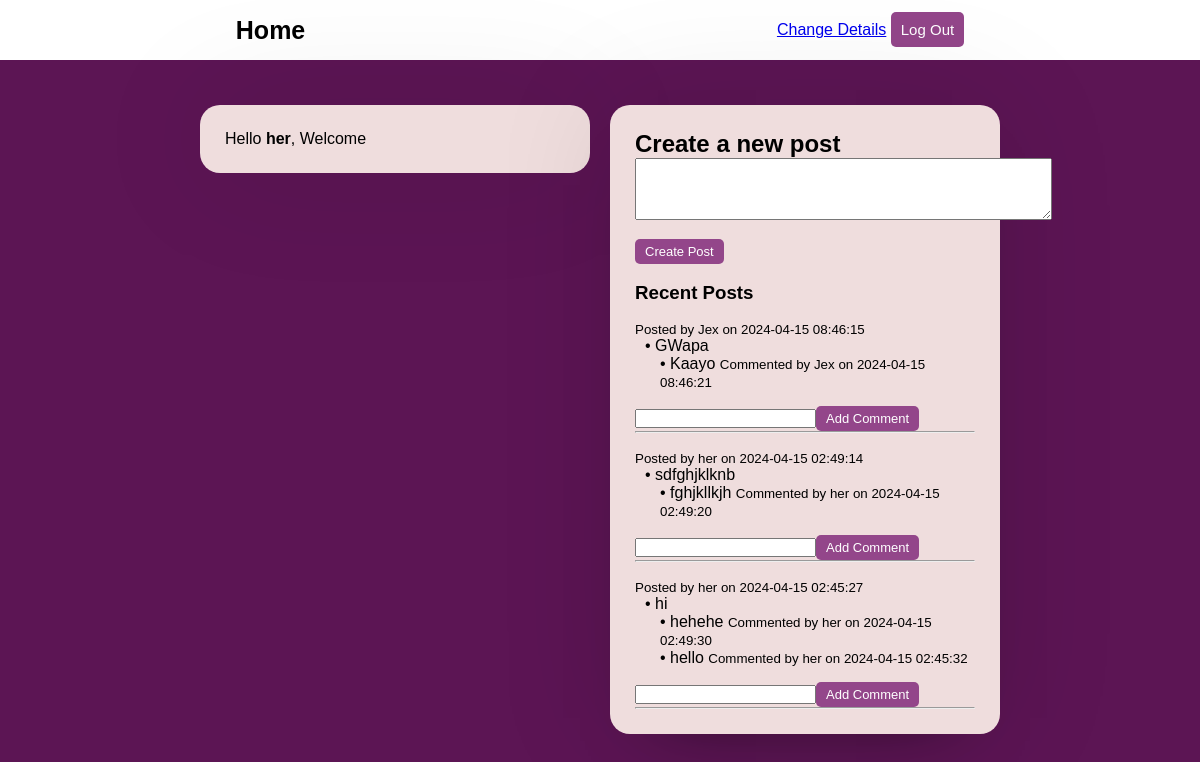
The app's page /home.php (signed in) with its own data.
### tables this page shows
CREATE TABLE `users` (
  `id` int(6) NOT NULL,
  `username` varchar(50) NOT NULL,
  `email` varchar(50) NOT NULL,
  `password` varchar(255) NOT NULL,
  `created_at` timestamp NOT NULL DEFAULT current_timestamp()
);

CREATE TABLE `posts` (
  `id` int(6) NOT NULL,
  `user_id` int(6) NOT NULL,
  `content` text DEFAULT NULL,
  `created_at` timestamp NOT NULL DEFAULT current_timestamp()
);

CREATE TABLE `comments` (
  `id` int(6) UNSIGNED NOT NULL,
  `post_id` int(6) NOT NULL,
  `user_id` int(6) NOT NULL,
  `content` text DEFAULT NULL,
  `created_at` timestamp NOT NULL DEFAULT current_timestamp()
);

### home.php (the view, shortened to what this page needs)
<?php
include("php/config.php");
$sql = "SELECT posts.*, users.username AS username FROM posts INNER JOIN users ON posts.user_id = users.id ORDER BY posts.created_at DESC";
$result = $conn->query($sql);
?>
<!DOCTYPE html>
<html>
<head>
    <link rel="stylesheet" href="style/style.css">
</head>
<body>
    <div class="nav">
        <div class="logo">
            <p>Home</p>
        </div>
        <div class="right-links">
            <?php
            if(isset($_SESSION['user_id'])) {
                $user_id = $_SESSION['user_id'];
                $query = mysqli_query($conn, "SELECT * FROM users WHERE id = $user_id");
                if ($query) {
                    while ($row = mysqli_fetch_assoc($query)) {
                        $res_username = $row['username'];
                        $res_id = $row['id'];
                    }
                    echo "<a href='change.php?Id=$res_id'>Change Details</a>";
                }
            }
            ?>
            <a href="php/logout.php"><button class="btn">Log Out</button></a>
        </div>
    </div>
    <main class="flex-container">
        <div class="main-box top">
            <div class="top">
                <div class="box">
                    <p>Hello <b><?php echo $res_username ?></b>, Welcome</p>
                </div>
            </div>
        </div>
        <div class="main-box bottom">
        <div class="bottom">
        <div class="box">
            <h2>Create a new post</h2>
            <form method="POST" action="<?php echo $_SERVER["PHP_SELF"]; ?>">
                <textarea name="content" rows="4" cols="50"></textarea><br>
                <input type="submit" class = "primary_btn" value="Create Post">
            </form>
            <br>
            <h3>Recent Posts</h3>
            <?php
            if ($result->num_rows > 0) {
                while ($row = $result->fetch_assoc()) {
                    $post_id = $row["id"];
                    $post_content = $row["content"];
                    $post_date = $row["created_at"];
                    $username = $row["username"];
                    echo "<br>";
                    echo "<small>Posted by $username on $post_date</small>";
                    echo "<div class='post-content'>";
                    echo "<p> • $post_content</p>";
                    echo "</div>";
                    $sql_comments = "SELECT comments.*, users.username AS comment_username
                                    FROM comments INNER JOIN users ON comments.user_id = users.id
                                    WHERE comments.post_id = $post_id ORDER BY comments.created_at DESC";
                    $comments_result = $conn->query($sql_comments);
                    if ($comments_result->num_rows > 0) {
                        echo "<ul>";
                        while ($comment = $comments_result->fetch_assoc()) {
                            $comment_content = $comment["content"];
                            $comment_date = $comment["created_at"];
                            $comment_username = $comment["comment_username"];
                            echo "<div class='comment-content'>";
                            echo "<p> • $comment_content <small>Commented by $comment_username on $comment_date</small></p>";
                            echo "</div>";
                        }
                        echo "</ul>";
                    }
                    echo "<form method='POST' action='{$_SERVER["PHP_SELF"]}'>";
                    echo "<input type='text' name='comment'>";
                    echo "<input type='submit' class = 'primary_btn' value='Add Comment'>";
                    echo "</form>";
                    echo "<hr>";
                }
            } else {
                echo "No posts found.";
            }
            ?>
            </div>
            </div>
        </div>
    </main>
</body>
</html>

### style/style.css (style rules this page uses)
* { padding: 0; margin: 0; box-sizing: border-box; font-family: 'Poppins', sans-serif; }
body { background: #5c1554; }
.box { background: #efdddd; display: flex; flex-direction: column; padding: 25px 25px; border-radius: 20px; box-shadow: 0 0 128px 0 rgba(0,0,0,0.1), 0 32px 64px -48px rgba(0,0,0,0.5); }
.btn { height: 35px; background: #93468a; border: 0; border-radius: 5px; color: #fff; font-size: 15px; cursor: pointer; transition: all .3s; margin-top: 10px; padding: 0px 10px; }
.primary_btn { height: 25px; background: #93468a; border: 0; border-radius: 5px; color: #fff; font-size: 13px; cursor: pointer; transition: all .3s; margin-top: 15px; padding: 0px 10px; }
.nav { background: #fff; display: flex; flex-direction: row; justify-content: space-around; line-height: 60px; z-index: 100; }
.logo { font-size: 25px; font-weight: 900; }
main { display: flex; align-items: flex-start; justify-content: center; margin-top: 35px; }
.main-box { display: flex; flex-direction: column; width: 50%; margin: 0 auto; }
.main-box .top { display: inline; flex-direction: column; justify-content: space-around; }
.top .box { margin-top: 10px; margin-right: 10px; margin-bottom: 15px; margin-left: 200px; }
.bottom .box { margin-top: 10px; margin-right: 200px; margin-bottom: 15px; margin-left: 10px; }
.post-content { margin-left: 10px; }
.comment-content { margin-left: 25px; }

### records on screen
users: username "her"
posts: user.username "Jex", created_at "2024-04-15 08:46:15", content "GWapa"
comments: content "Kaayo", user.username "Jex", created_at "2024-04-15 08:46:21"
posts: user.username "her", created_at "2024-04-15 02:49:14", content "sdfghjklknb"
comments: content "fghjkllkjh", user.username "her", created_at "2024-04-15 02:49:20"
posts: user.username "her", created_at "2024-04-15 02:45:27", content "hi"
comments: content "hehehe", user.username "her", created_at "2024-04-15 02:49:30"
comments: content "hello", user.username "her", created_at "2024-04-15 02:45:32"
